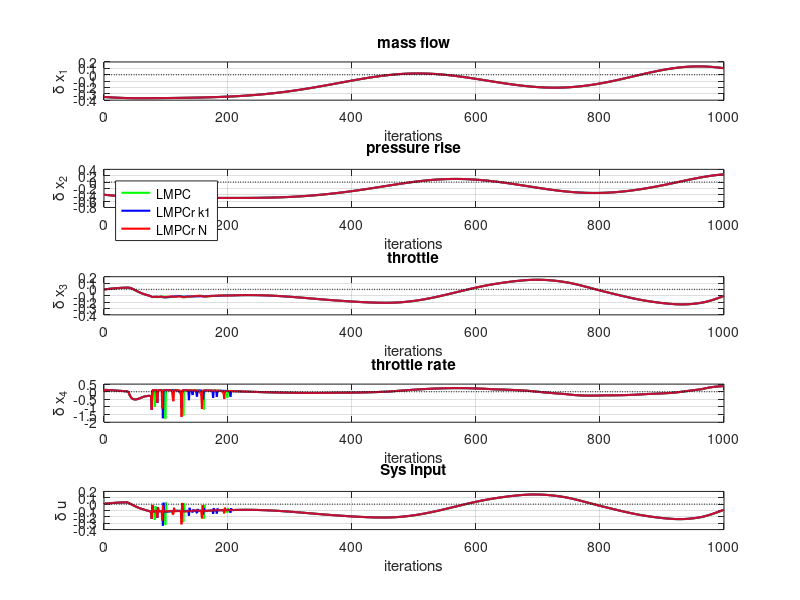

Here is the MATLAB script that generated this plot:
close all;
addpath('./data/')
%% Load data
LMPC=load('LMPC_N20_sys_full.mat');
LMPCrk1=load('LMPC_N20_sys_k1cons.mat');
LMPCrT=load('LMPC_N20_sys.mat');


%% Plot
iterations=size(LMPC.sysH,2)-1;

figure;
subplot(5,1,1);
plot(0:iterations, LMPC.sysH(1,:),'Linewidth',1.5,'Color','g'); hold on;
plot(0:iterations, LMPCrk1.sysH(1,:),'Linewidth',1.5,'Color','b'); hold on;
plot(0:iterations, LMPCrT.sysH(1,:),'Linewidth',1.5,'Color','r'); hold on;
plot(0:iterations,0*(0:iterations),'Linewidth',1,'LineStyle',':','Color','k'); 
grid on;
xlabel('iterations');
ylabel('\delta x_1');
title('mass flow');


subplot(5,1,2);
plot(0:iterations, LMPC.sysH(2,:),'Linewidth',1.5,'Color','g'); hold on;
plot(0:iterations, LMPCrk1.sysH(2,:),'Linewidth',1.5,'Color','b'); hold on;
plot(0:iterations, LMPCrT.sysH(2,:),'Linewidth',1.5,'Color','r'); hold on;
plot(0:iterations,0*(0:iterations),'Linewidth',1,'LineStyle',':','Color','k'); 
grid on;
xlabel('iterations');
ylabel('\delta x_2');
title('pressure rise');
legend({'LMPC' 'LMPCr k1','LMPCr N'},'Location','northwest')

subplot(5,1,3);
plot(0:iterations, LMPC.sysH(3,:),'Linewidth',1.5,'Color','g'); hold on;
plot(0:iterations, LMPCrk1.sysH(3,:),'Linewidth',1.5,'Color','b'); hold on;
plot(0:iterations, LMPCrT.sysH(3,:),'Linewidth',1.5,'Color','r'); hold on;
plot(0:iterations,0*(0:iterations),'Linewidth',1,'LineStyle',':','Color','k'); 
grid on;
xlabel('iterations');
ylabel('\delta x_3');
title('throttle');

subplot(5,1,4);
plot(0:iterations, LMPC.sysH(4,:),'Linewidth',1.5,'Color','g'); hold on;
plot(0:iterations, LMPCrk1.sysH(4,:),'Linewidth',1.5,'Color','b'); hold on;
plot(0:iterations, LMPCrT.sysH(4,:),'Linewidth',1.5,'Color','r'); hold on;
plot(0:iterations,0*(0:iterations),'Linewidth',1,'LineStyle',':','Color','k'); 
grid on;
xlabel('iterations');
ylabel('\delta x_4');
title('throttle rate');

subplot(5,1,5);
plot(0:iterations, LMPC.sysH(5,:),'Linewidth',1.5,'Color','g'); hold on;
plot(0:iterations, LMPCrk1.sysH(5,:),'Linewidth',1.5,'Color','b'); hold on;
plot(0:iterations, LMPCrT.sysH(5,:),'Linewidth',1.5,'Color','r'); hold on;
plot(0:iterations,0*(0:iterations),'Linewidth',1,'LineStyle',':','Color','k'); 
grid on;
xlabel('iterations');
ylabel('\delta u');
title('Sys input');



